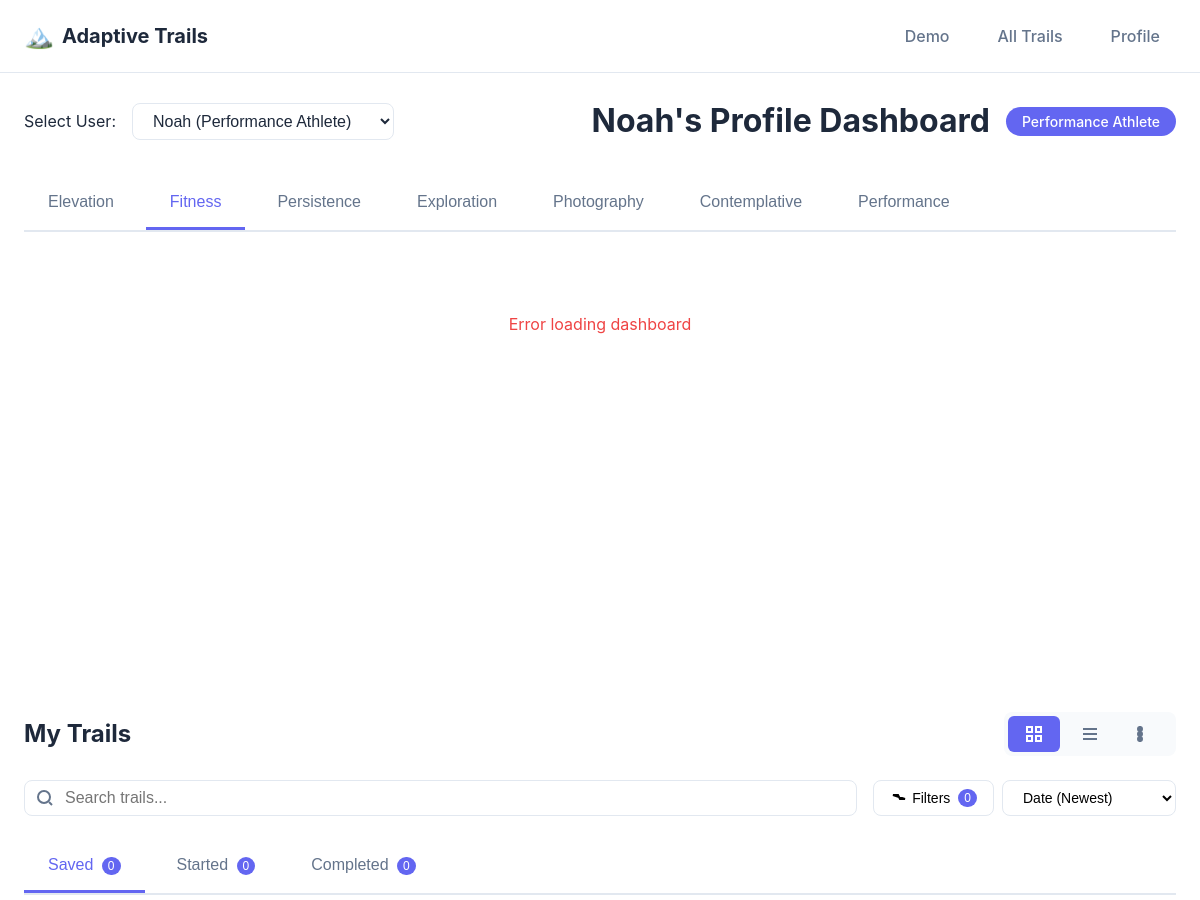
Page /profile/114 (upper part) on the earlier database version.
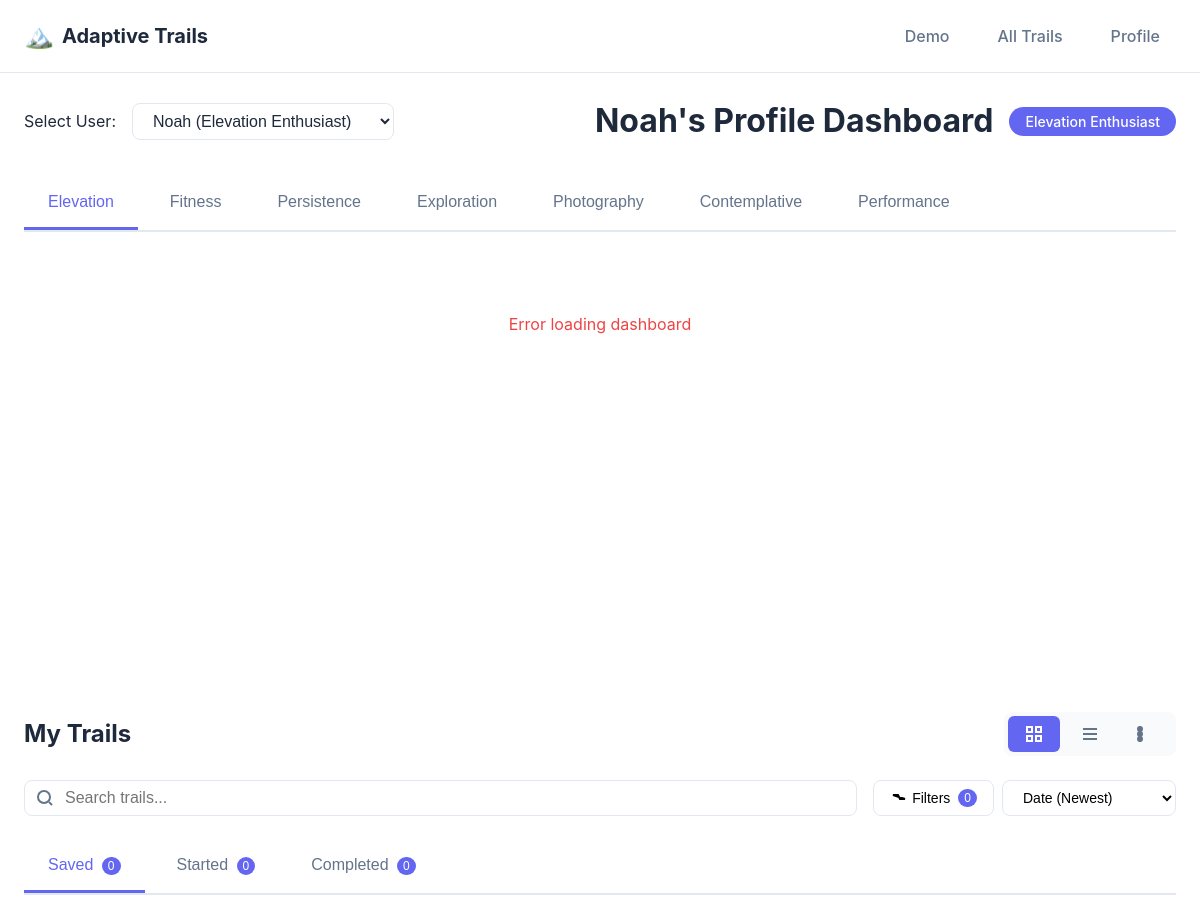
Same page on the later database version.
### tables this page shows
CREATE TABLE users (
            id INTEGER PRIMARY KEY,
            name TEXT,
            experience TEXT,
            fitness_level TEXT,
            fear_of_heights INTEGER,
            health_constraints TEXT
        );

CREATE TABLE user_profiles (
            user_id INTEGER PRIMARY KEY,
            primary_profile TEXT,
            profile_scores TEXT,
            last_updated TEXT, pinned_dashboard TEXT,
            FOREIGN KEY(user_id) REFERENCES users(id)
        );

### app/__init__.py (the view)
@app.route("/profile/<int:user_id>")
def profile(user_id):
    user = get_user(user_id)
    if not user:
        return "User not found", 404
    users = get_all_users()
    return render_template("profile.html", user=user, users=users)

### app/__init__.py (called while the page is built)
@app.template_filter('profile_name_en')
def profile_name_en_filter(profile_key):
    if not profile_key:
        return None
    profile_names = {
        "elevation_lover": "Elevation Enthusiast",
        "performance_athlete": "Performance Athlete",
        "contemplative": "Contemplative Hiker",
        "casual": "Casual Hiker",
        "family": "Family / Group Hiker",
        "explorer": "Explorer / Adventurer",
        "photographer": "Photographer / Content Creator"
    }
    return profile_names.get(profile_key, profile_key)

### backend/db.py (called while the page is built)
def _ensure_user_profiles_table():
    conn = sqlite3.connect(USERS_DB)
    cur = conn.cursor()
    cur.execute("""
        CREATE TABLE IF NOT EXISTS user_profiles (
            user_id INTEGER PRIMARY KEY,
            primary_profile TEXT,
            profile_scores TEXT,
            last_updated TEXT,
            FOREIGN KEY(user_id) REFERENCES users(id)
        )
    """)
    conn.commit()
    conn.close()

### templates/profile.html (shortened to what the changed rows need)
{% extends "base.html" %}
{% block extra_head %}
    <link rel="stylesheet" href="https://unpkg.com/leaflet@1.9.4/dist/leaflet.css" />
{% endblock %}
{% block content %}
    <div class="container profile-container">
        <div class="profile-header">
            <div class="user-selector-section">
                <label for="user-select">Select User:</label>
                <select id="user-select" class="user-select">
                    {% for u in users %}
                    <option value="{{ u.id }}" {% if u.id == user.id %}selected{% endif %}>
                        {{ u.name }} {% if u.detected_profile %}({{ u.detected_profile|profile_name_en }}){% endif %}
                    </option>
                    {% endfor %}
                </select>
            </div>
            <div class="profile-info-header">
                <h1>{{ user.name }}'s Profile Dashboard</h1>
                {% if user.detected_profile %}
                <span class="profile-badge">{{ user.detected_profile|profile_name_en }}</span>
                {% endif %}
            </div>
        </div>
        <div class="dashboard-switcher">
            <button class="dashboard-tab" data-dashboard="elevation">Elevation</button>
            <button class="dashboard-tab" data-dashboard="fitness">Fitness</button>
            <button class="dashboard-tab" data-dashboard="persistence">Persistence</button>
            <button class="dashboard-tab" data-dashboard="exploration">Exploration</button>
            <button class="dashboard-tab" data-dashboard="photography">Photography</button>
            <button class="dashboard-tab" data-dashboard="contemplative">Contemplative</button>
            <button class="dashboard-tab" data-dashboard="performance">Performance</button>
        </div>
        <div class="trail-management-section">
            <div class="trail-section-header">
                <h2>My Trails</h2>
            </div>
        </div>
    </div>
{% endblock %}

Differences in the rows shown:
computed for users "Noah": name "Noah (Performance Athlete)" → "Noah (Elevation Enthusiast)"
changed user_profiles: detected_profile|profile_name_en "Performance Athlete" → "Elevation Enthusiast"
